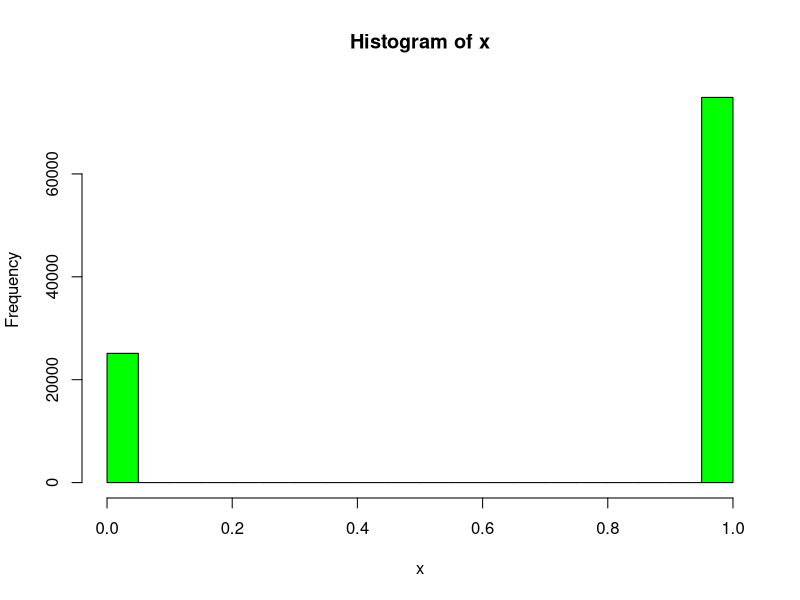
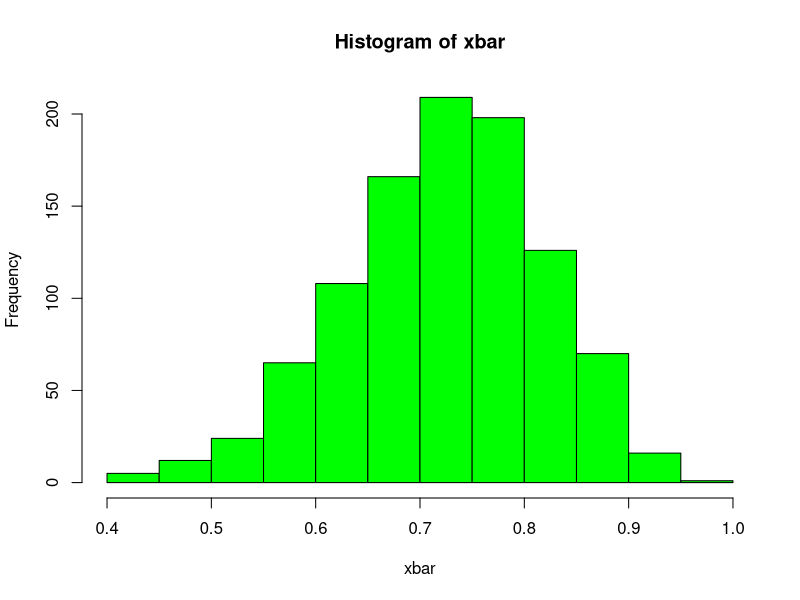

The R script that drew these images, in order:
## ---- chunk 1
x <- rbinom(100000,1,0.75)
xbar <- NULL
for (i in 1 : 1000) xbar <- c(xbar, mean(sample(x,20)))
mean(x)
mean(xbar)
quantile(xbar, c(0.025, 0.975))
## ---- chunk 2
hist(x, col = "green")
hist(xbar, col="green")
